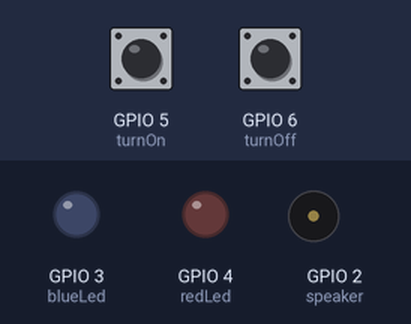
A sketch run on a simulated ESP32-S3. Shown: output pins drawn as LEDs (lit = HIGH), buzzer (waves = sounding). Dashed ring = blinking. The test bench sets the inputs (shaded band); at power-on: GPIO 5 (turnOn) HIGH, GPIO 6 (turnOff) HIGH.

Above: at 1.2 s.
1.3 s: GPIO 5 (turnOn) pulled LOW for 0.15 s
At 1.42 s:
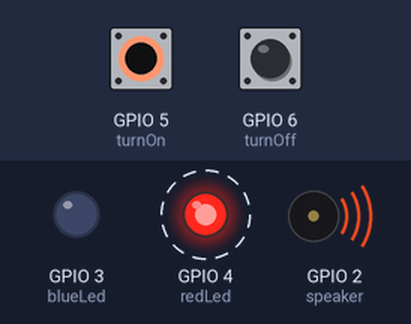
4.3 s: GPIO 6 (turnOff) pulled LOW for 0.15 s
At 5.5 s:
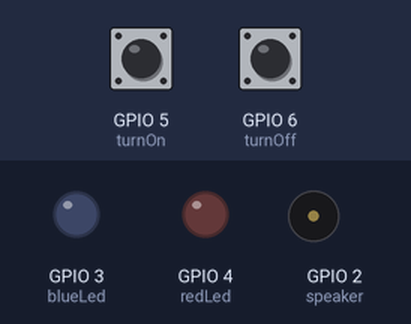
5.9 s: GPIO 5 (turnOn) pulled LOW for 1 s
At 6.27 s:
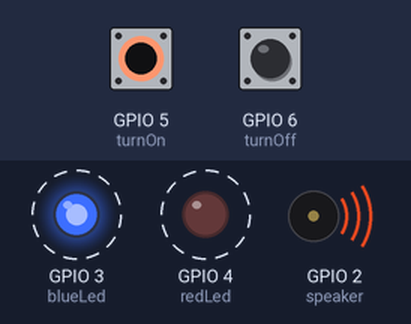
8.9 s: GPIO 6 (turnOff) pulled LOW for 1 s
At 10.2 s:
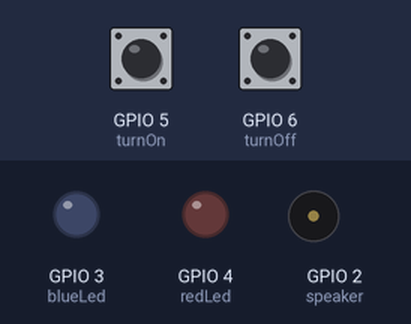
Timing chart, 0 to 11.9 s (numbered marks = the images above; inputs shaded):
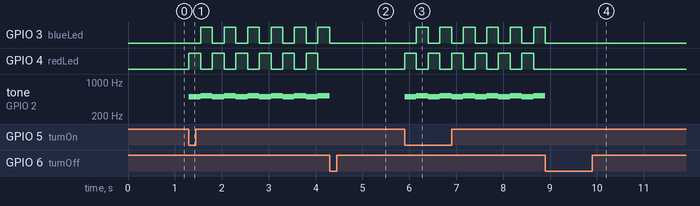

The sketch:

19-alarm-system-simulator.ino
```cpp
// Project #19 - Alarm system simulator
// This code is part of the challenge 100 Arduino and ESP32 projects.
// You can find more information about this initiative at https://github.com/LucasFernandoChannel/one-hundred-projects-challenge
// Created by Lucas Fernando - check my Youtube channel at https://www.youtube.com/@lucasfernandochannel

const int speaker = 2;
const int blueLed = 3;
const int redLed = 4;
const int turnOn = 5;
const int turnOff = 6;
int siren[2][2] = {{1, 0}, {0, 1}};
int tones[2] = {494, 523};
int timeTones = 250;
int alarmOn = 0;

void setup() {
  pinMode(redLed, OUTPUT);
  pinMode(blueLed, OUTPUT);
  pinMode(turnOn, INPUT_PULLUP);
  pinMode(turnOff, INPUT_PULLUP);

  digitalWrite(redLed, LOW);
  digitalWrite(blueLed, LOW);
}

void loop() {
  int turnOnValue = digitalRead(turnOn);
  if (turnOnValue == 0) {
    alarmOn = 1;
  }

  while(alarmOn == 1) {
    for(int i = 0; i < 2; i++) {
      digitalWrite(redLed, siren[i][0]);
      digitalWrite(blueLed, siren[i][1]);
      tone(speaker, tones[i]);
      delay(timeTones);
    }

    int turnOffValue = digitalRead(turnOff);
    if (turnOffValue == 0) {
      alarmOn = 0;
      digitalWrite(redLed, LOW);
      digitalWrite(blueLed, LOW);
      noTone(speaker);
    }
  }
}
```

Measured:
- after the input at 1.3 s, GPIO 3 (blueLed): alternates HIGH for 0.25 s and LOW for 0.25 s, starting after 0.25 s; GPIO 4 (redLed): alternates HIGH for 0.25 s and LOW for 0.25 s, starting at once; tone on GPIO 2 (speaker): alternates 523 Hz for 0.25 s and 494 Hz for 0.25 s, starting at once
- after the input at 4.3 s, GPIO 3 (blueLed): goes on until 4.3 s, then stays LOW; GPIO 4 (redLed): stops changing and stays LOW
- after the input at 5.9 s, GPIO 3 (blueLed): alternates HIGH for 0.25 s and LOW for 0.25 s, starting after 0.25 s; GPIO 4 (redLed): alternates HIGH for 0.25 s and LOW for 0.25 s, starting at once; tone on GPIO 2 (speaker): alternates 523 Hz for 0.25 s and 494 Hz for 0.25 s, starting at once
- after the input at 8.9 s, GPIO 3 (blueLed): goes on until 8.9 s, then stays LOW; GPIO 4 (redLed): stops changing and stays LOW
